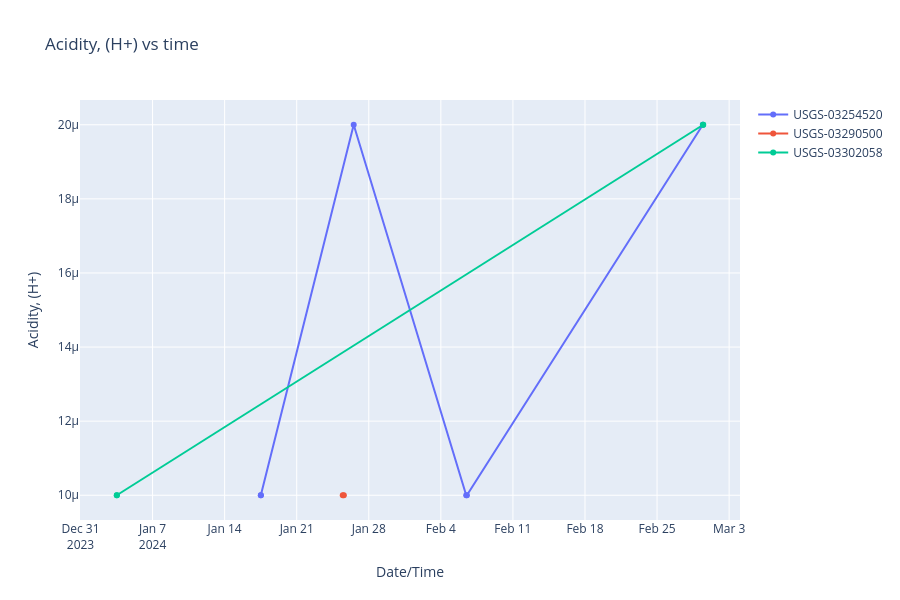

The cell this chart's notebook holds for it:
### Code cell
# 4) Interactive UI: characteristic dropdown, station multi-select (legend filter), and Plot button
import ipywidgets as widgets
from IPython.display import display, clear_output

char_dropdown = widgets.Dropdown(options=available_chars, description='Characteristic:', layout=widgets.Layout(width='60%'))
station_selector = widgets.SelectMultiple(options=available_stations, description='Stations:', layout=widgets.Layout(width='60%', height='200px'))
select_all_btn = widgets.Button(description='Select all stations')
deselect_all_btn = widgets.Button(description='Deselect all')
save_toggle = widgets.Checkbox(value=True, description='Save HTML')
plot_button = widgets.Button(description='Plot & Append', button_style='primary')

def on_select_all(b):
    station_selector.value = tuple(available_stations)
def on_deselect_all(b):
    station_selector.value = tuple()

def on_plot_clicked(b):
    ch = char_dropdown.value
    selected = list(station_selector.value) if station_selector.value else None
    print('Plotting:', ch, 'Stations count:', len(selected) if selected is not None else 'ALL')
    plot_characteristic(ch, stations=selected, df=df, save_html=bool(save_toggle.value))

select_all_btn.on_click(on_select_all)
deselect_all_btn.on_click(on_deselect_all)
plot_button.on_click(on_plot_clicked)

ui = widgets.VBox([char_dropdown, widgets.HBox([station_selector, widgets.VBox([select_all_btn, deselect_all_btn, save_toggle, plot_button])])])
display(ui)

# Note: clicking a station name in the Plotly legend will also hide/show that trace interactively.

### Figure 1 — Plotly figure (JSON) as saved in the notebook; plotly's stock layout.template omitted (floating-point values rounded to 4 significant figures)
{"data": [{"hovertemplate": "%{text}", "mode": "lines+markers", "name": "USGS-03254520", "text": ["Station: USGS-03254520<br>Acidity, (H+): 1e-05", "Station: USGS-03254520<br>Acidity, (H+): 1e-05", "Station: USGS-03254520<br>Acidity, (H+): 2e-05", "Station: USGS-03254520<br>Acidity, (H+): 1e-05", "Station: USGS-03254520<br>Acidity, (H+): 1e-05", "Station: USGS-03254520<br>Acidity, (H+): 2e-05"], "type": "scatter", "x": ["2024-01-17T12:20:00.000000", "2024-01-17T12:30:00.000000", "2024-01-26T12:50:00.000000", "2024-02-06T11:10:00.000000", "2024-02-06T12:40:00.000000", "2024-02-29T10:40:00.000000"], "y": [1e-05, 1e-05, 2e-05, 1e-05, 1e-05, 2e-05]}, {"hovertemplate": "%{text}", "mode": "lines+markers", "name": "USGS-03290500", "text": ["Station: USGS-03290500<br>Acidity, (H+): 1e-05", "Station: USGS-03290500<br>Acidity, (H+): 1e-05"], "type": "scatter", "x": ["2024-01-25T11:20:00.000000", "2024-01-25T13:50:00.000000"], "y": [1e-05, 1e-05]}, {"hovertemplate": "%{text}", "mode": "lines+markers", "name": "USGS-03302058", "text": ["Station: USGS-03302058<br>Acidity, (H+): 1e-05", "Station: USGS-03302058<br>Acidity, (H+): 1e-05", "Station: USGS-03302058<br>Acidity, (H+): 2e-05", "Station: USGS-03302058<br>Acidity, (H+): 2e-05"], "type": "scatter", "x": ["2024-01-03T12:30:00.000000", "2024-01-03T12:50:00.000000", "2024-02-29T11:00:00.000000", "2024-02-29T11:40:00.000000"], "y": [1e-05, 1e-05, 2e-05, 2e-05]}], "layout": {"height": 600, "legend": {"itemsizing": "trace"}, "title": {"text": "Acidity, (H+) vs time"}, "xaxis": {"title": {"text": "Date/Time"}}, "yaxis": {"title": {"text": "Acidity, (H+)"}}}}
